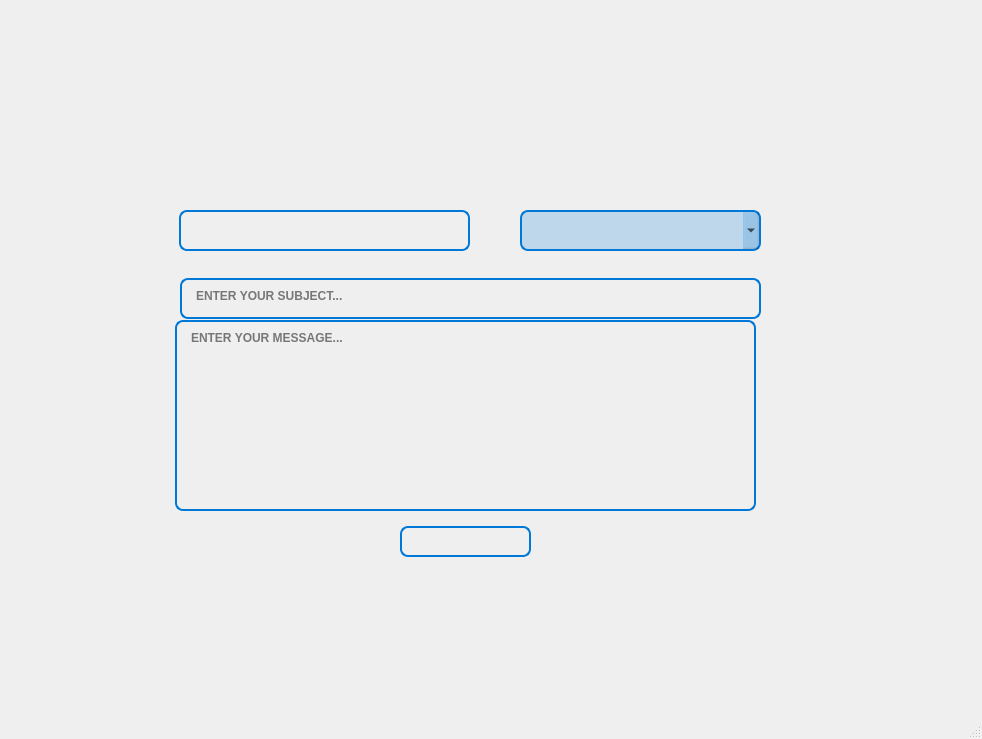
<?xml version="1.0" encoding="UTF-8"?>
<ui version="4.0">
 <class>MainWindow</class>
 <widget class="QMainWindow" name="MainWindow">
  <property name="geometry">
   <rect>
    <x>0</x>
    <y>0</y>
    <width>982</width>
    <height>739</height>
   </rect>
  </property>
  <property name="minimumSize">
   <size>
    <width>982</width>
    <height>739</height>
   </size>
  </property>
  <property name="maximumSize">
   <size>
    <width>982</width>
    <height>739</height>
   </size>
  </property>
  <property name="windowTitle">
   <string>SEND MAIL</string>
  </property>
  <widget class="QWidget" name="centralwidget">
   <widget class="QLabel" name="label">
    <property name="geometry">
     <rect>
      <x>150</x>
      <y>106</y>
      <width>651</width>
      <height>521</height>
     </rect>
    </property>
    <property name="text">
     <string/>
    </property>
    <property name="pixmap">
     <pixmap>../img/2.png</pixmap>
    </property>
   </widget>
   <widget class="QComboBox" name="comboBox">
    <property name="geometry">
     <rect>
      <x>520</x>
      <y>210</y>
      <width>241</width>
      <height>41</height>
     </rect>
    </property>
    <property name="styleSheet">
     <string notr="true">QComboBox {
    background-color: rgba(0, 120, 215, 0.2);        /* Şeffaf arka plan */
    border: 2px solid #0078D7;            /* Mavi kenarlık */
    border-radius: 8px;                   /* Oval kenarlar */
    color: #000000;                       /* Yazı rengi */
    font-weight: bold;
    padding: 5px 10px;
}

/* Üzerine gelince */
QComboBox:hover {
    background-color: rgba(0, 120, 215, 0.8);
    border-color: #005A9E;
    color: #005A9E;
}

/* Tıklanıp açıldığında (focus) */
QComboBox:focus {
    background-color: rgba(0, 120, 215, 0.1);
    border-color: #004578;
    color: #004578;
}

/* Açılır liste kısmı */
QComboBox QAbstractItemView {
    background-color: white;             /* Açılır listenin arka planı */
    color: black;                        /* Liste öğelerinin normal yazı rengi */
    border: 1px solid #0078D7;
    selection-background-color: #0078D7; /* Seçili elemanın arka planı */
    selection-color: black;              /* Seçili elemanın yazı rengi */
}</string>
    </property>
   </widget>
   <widget class="QTextEdit" name="textEdit_2">
    <property name="geometry">
     <rect>
      <x>180</x>
      <y>278</y>
      <width>581</width>
      <height>41</height>
     </rect>
    </property>
    <property name="styleSheet">
     <string notr="true">QTextEdit {
    background-color: transparent;   /* Arka planı şeffaf yapar */
    border: 2px solid #0078D7;       /* Mavi kenarlık */
    border-radius: 8px;              /* Kenarları ovalleştirir */
    color: #000000;                  /* Yazı rengi */
    font-weight: bold;
    padding: 5px 10px;
}

/* Üzerine gelince (hover) efekti */
QTextEdit:hover {
    background-color: rgba(0, 120, 215, 0.05); /* Hafif mavi transparan */
    border-color: #005A9E;                    /* Kenarlığı koyulaştır */
    color: #005A9E;
}

/* Focus olduğunda (tıklayınca içine yazı yazma aktifken) */
QTextEdit:focus {
    background-color: rgba(0, 120, 215, 0.1);  /* Seçilince biraz daha belirgin arka plan */
    border-color: #004578;                    /* Kenarlığı daha koyu yap */
    color: #004578;
}
</string>
    </property>
    <property name="placeholderText">
     <string>ENTER YOUR SUBJECT...</string>
    </property>
   </widget>
   <widget class="QPushButton" name="pushButton">
    <property name="geometry">
     <rect>
      <x>400</x>
      <y>526</y>
      <width>131</width>
      <height>31</height>
     </rect>
    </property>
    <property name="styleSheet">
     <string notr="true">QPushButton {
    background-color: transparent;   /* Arka planı şeffaf yapar */
    border: 2px solid #0078D7;       /* Mavi kenarlık ekler */
    border-radius: 8px;              /* Kenarları ovalleştirir */
    color: #0078D7;                  /* Yazı rengini mavi yapar */
    font-weight: bold;
    padding: 5px 10px;
}

QPushButton:hover {
    background-color: rgba(0, 120, 215, 0.1);  /* Hover (üzerine gelince) hafif mavi */
    border-color: #005A9E;                    /* Kenarlık rengini koyulaştırır */
    color: #005A9E;
}

QPushButton:pressed {
    background-color: rgba(0, 120, 215, 0.2);  /* Basılıyken biraz daha belirgin */
    border-color: #004578;
    color: #004578;
}</string>
    </property>
    <property name="text">
     <string/>
    </property>
   </widget>
   <widget class="QTextEdit" name="textEdit">
    <property name="geometry">
     <rect>
      <x>179</x>
      <y>210</y>
      <width>291</width>
      <height>41</height>
     </rect>
    </property>
    <property name="styleSheet">
     <string notr="true">QTextEdit {
    background-color: transparent;   /* Arka planı şeffaf yapar */
    border: 2px solid #0078D7;       /* Mavi kenarlık */
    border-radius: 8px;              /* Kenarları ovalleştirir */
    color: #000000;                  /* Yazı rengi */
    font-weight: bold;
    padding: 5px 10px;
}

/* Üzerine gelince (hover) efekti */
QTextEdit:hover {
    background-color: rgba(0, 120, 215, 0.05); /* Hafif mavi transparan */
    border-color: #005A9E;                    /* Kenarlığı koyulaştır */
    color: #005A9E;
}

/* Focus olduğunda (tıklayınca içine yazı yazma aktifken) */
QTextEdit:focus {
    background-color: rgba(0, 120, 215, 0.1);  /* Seçilince biraz daha belirgin arka plan */
    border-color: #004578;                    /* Kenarlığı daha koyu yap */
    color: #004578;
}
</string>
    </property>
   </widget>
   <widget class="QTextEdit" name="textEdit_3">
    <property name="geometry">
     <rect>
      <x>175</x>
      <y>320</y>
      <width>581</width>
      <height>191</height>
     </rect>
    </property>
    <property name="styleSheet">
     <string notr="true">QTextEdit {
    background-color: transparent;   /* Arka planı şeffaf yapar */
    border: 2px solid #0078D7;       /* Mavi kenarlık */
    border-radius: 8px;              /* Kenarları ovalleştirir */
    color: #000000;                  /* Yazı rengi */
    font-weight: bold;
    padding: 5px 10px;
}

/* Üzerine gelince (hover) efekti */
QTextEdit:hover {
    background-color: rgba(0, 120, 215, 0.05); /* Hafif mavi transparan */
    border-color: #005A9E;                    /* Kenarlığı koyulaştır */
    color: #005A9E;
}

/* Focus olduğunda (tıklayınca içine yazı yazma aktifken) */
QTextEdit:focus {
    background-color: rgba(0, 120, 215, 0.1);  /* Seçilince biraz daha belirgin arka plan */
    border-color: #004578;                    /* Kenarlığı daha koyu yap */
    color: #004578;
}



</string>
    </property>
    <property name="placeholderText">
     <string>ENTER YOUR MESSAGE...</string>
    </property>
   </widget>
  </widget>
  <widget class="QStatusBar" name="statusbar"/>
 </widget>
 <resources/>
 <connections/>
</ui>
